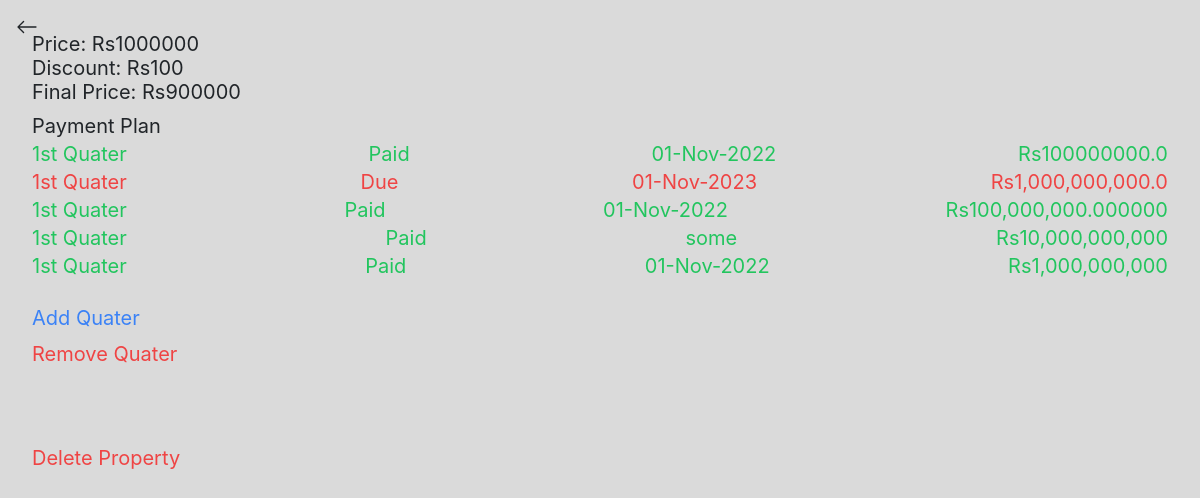
Screenshot of /view/5 (signed in) with the database file from the repository.
### app/models.py (models this page shows)
class Property(models.Model):
    ownerCnic = models.IntegerField()
    owner = models.TextField()
    reg = models.CharField(max_length=100000)
    app = models.CharField(max_length=100000)
    name = models.CharField(max_length=100000)
    floor = models.CharField(max_length=100000)
    type = models.CharField(max_length=100000)
    size = models.CharField(max_length=100000)
    price = models.IntegerField()
    discount = models.IntegerField()
    fprice = models.IntegerField()
    location = models.CharField(max_length=10000)
    unit = models.CharField(max_length=10000)

class PaymentPlan(models.Model):
    property = models.IntegerField()
    type = models.CharField(max_length=10000)
    date = models.CharField(max_length=10000)
    amount = models.TextField()
    is_paid = models.CharField(max_length=1000)

### app/views.py (the view)
# urls.py: path("view/<int:id>", views.property, name="view-property"),
@login_required(login_url="/login")
def property(request, id):
    if len(Property.objects.all().filter(pk = id)) == 1:
        if len(PaymentPlan.objects.all().filter(property = Property.objects.get(pk = id).id)) >= 1:
            plan = PaymentPlan.objects.all().filter(property = id);
            return render(request, "view.html", {
                "view": Property.objects.get(pk = id),
                "user": request.user,
                "payments": plan,
            })
        else:
            return render(request, "view.html", {
                "view": Property.objects.get(pk = id),
                "check": True
            })

### app/templates/view.html (shortened to what this page needs)
{% extends 'layout.html' %}
{% block body %}
        {% load static %}
    <div>
        <div class="m-8 text-xl">
            <h1 class="mt-2">Price: Rs{{view.price}}</h1>
            <h1>Discount: Rs{{view.discount}}</h1>
            <h1>Final Price: Rs{{view.fprice}}</h1>
            <h1 class="mt-2 text-xl">Payment Plan</h1>
            {% if check %}
                {% if user.manage == "True" %}
                    <h1 class="mt-3 text-blue-500"><a href="/new/paymentPlan/{{view.id}}">There is no payment plan click to add one</a></h1>
                {% else %}
                    <h1 class="mt-3">Payment plan has not been added . <a class="text-blue-500" href="/contact">Contanct us about this</a></h1>
                {% endif %}
            {% else %}
                {% for payment in payments %}
                    <div class="flex justify-between {% if payment.is_paid == "True" %} text-green-500 {% else %} text-red-500 {% endif %}">
                        <h1 class="text-sm md:text-xl"> {{payment.type}}
                        </h1>
                        <h1 class="text-sm md:text-xl">{% if payment.is_paid == "True" %} Paid {% else %} Due {% endif %}</h1>
                        <h1 class="text-sm md:text-xl">{{payment.date}}</h1>
                        <h1 class="text-sm md:text-xl">Rs{{payment.amount}}</h1>
                    </div>
                {% endfor %}
                {% if request.user.manage == "True" %}
                <div class="text-blue-500 mt-4">
                    <a href="/new/paymentPlan/{{view.id}}" >Add Quater</a>
                </div>
                    <div class="text-red-500 mt-2">
                        <a href="/remove/paymentPlan/{{view.id}}" >Remove Quater</a>
                    </div>
                    <br>
                {% endif %}
            {% endif %}
            {% if request.user.manage == "True" %}
            <div class="mt-5 text-red-500">
                <a href="/delete/{{view.id}}" >Delete Property</a>
            </div>
            {% endif %}
        </div>
    </div>
{% endblock %}

### app/templates/layout.html (shortened to what this page needs)
{% load pwa %}
<!DOCTYPE html>
<html lang="en">
<head>
    {% load static %}
    <script src="https://cdn.tailwindcss.com"></script>
    <link rel="stylesheet" href="https://cdn.jsdelivr.net/npm/bootstrap@4.1.3/dist/css/bootstrap.min.css">
</head>
<body class=" overflow-x-hidden overflow-y-scroll">
    <h1 class="absolute top-0 m-3 z-50 ">
      <a href="/home">
          <svg xmlns="http://www.w3.org/2000/svg" width="22" height="22" fill="currentColor" class="z-9 bi bi-arrow-left" viewBox="0 0 16 16">
            <path fill-rule="evenodd" d="M15 8a.5.5 0 0 0-.5-.5H2.707l3.147-3.146a.5.5 0 1 0-.708-.708l-4 4a.5.5 0 0 0 0 .708l4 4a.5.5 0 0 0 .708-.708L2.707 8.5H14.5A.5.5 0 0 0 15 8z"/>
          </svg>
        </a>
  </h1>
    {% block body %}
    {% endblock %}
</body>
</html>

### app/templates/layout.html (style rules this page uses)
body { background-color: #dadada; overflow-x: hidden; }

### rows the page displays
Property: price "1000000", discount "100", fprice "900000"
PaymentPlan: type "1st Quater", is_paid "Paid", date "01-Nov-2022", amount "100000000.0"
PaymentPlan: type "1st Quater", is_paid "Due", date "01-Nov-2023", amount "1,000,000,000.0"
PaymentPlan: type "1st Quater", is_paid "Paid", date "01-Nov-2022", amount "100,000,000.000000"
PaymentPlan: type "1st Quater", is_paid "Paid", date "some", amount "10,000,000,000"
PaymentPlan: type "1st Quater", is_paid "Paid", date "01-Nov-2022", amount "1,000,000,000"
